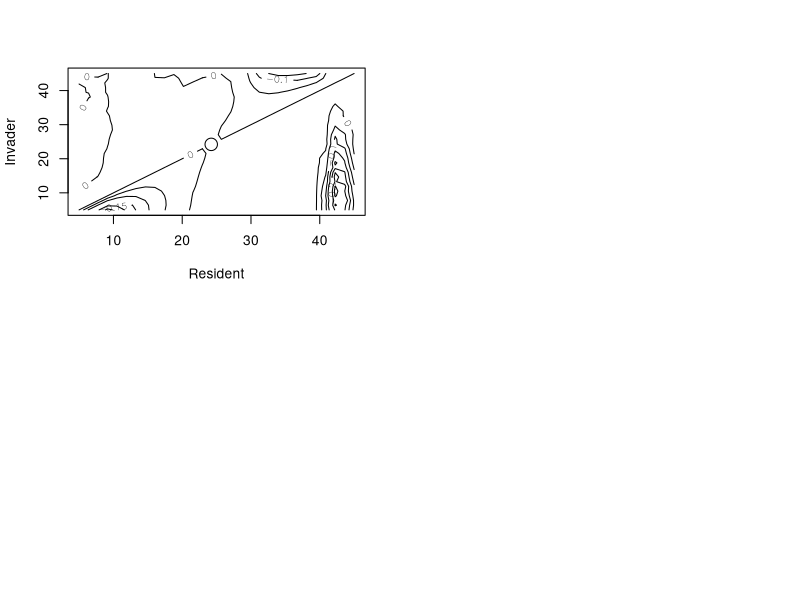

This figure's R source:
# Assumptions
# 1. Population size is governed by both density dependent and independent factors.
# 2. The density dependent components of fecundity and survival are negatively related.
# 3. The above function generates complex population dynamics.


rm(list=ls())
par(mfrow=c(2,2))

Ps = c(0.1, 0.5, 0.7, 0.9)
Maxgen = 100

dd = function(alpha, n1, n2) {
    a.min <- 1.0; a.max <- 50.0
    b.min <- 0.0; b.max <- 0.9
    beta <- 0.01
    a <- 20.0
    aa <- (alpha - a.min) / (a.max - a.min)
    s <- (b.max - b.min) * (1 - aa) / (1 + a * aa)
    n <- n1 * (alpha*exp(-beta*n2) + s)
    
    return(n)
}    

pop.dynamics = function(alpha) {
    a.resident <- alpha[1]
    a.invader <- alpha[2]
    maxgen1 <- 50
    maxgen2 <- 300
    tot.gen <- maxgen1 + maxgen2

    n.resident <- n.invader <- matrix(0, tot.gen)
    n.resident[1] <- 1
    n.invader[maxgen1] <-1

    # resdident generations
    for(i in 2:maxgen1) {
        n <- n.resident[i-1]
        n.resident[i] <- dd(a.resident, n, n) # density effect
    }

    # introduce invader
    for(i in (maxgen1+1):tot.gen) {
        n <- n.resident[i-1] + n.invader[i-1]
        n.resident[i] <- dd(a.resident, n.resident[i-1], n)
        n.invader[i] <- dd(a.invader, n.invader[i-1], n)
    }

    gen.start <- 10 + maxgen1
    gen.end <- tot.gen
    generation <- seq(from=1, to=gen.end)
    # linear regression
    invasion.model <- lm(log(n.invader[gen.start:gen.end]) ~ generation[gen.start:gen.end])
    # elasticity value = regression slope
    elasticity <- invasion.model$coeff[2]
    
    return(elasticity)
}


## #### MAIN PROGRAM ####
Best.Alpha = 24.21837

N.Int = 30
Low = 5
High = 45
A.Resident = A.Invader = seq(from=Low, to=High, length=N.Int)
D = expand.grid(A.Resident, A.Invader)

Z = apply(D, 1, pop.dynamics)
Z.Mat = matrix(Z, N.Int, N.Int)
contour(A.Resident, A.Invader, Z.Mat, xlab='Resident', ylab='Invader')
points(Best.Alpha, Best.Alpha, cex=2)
